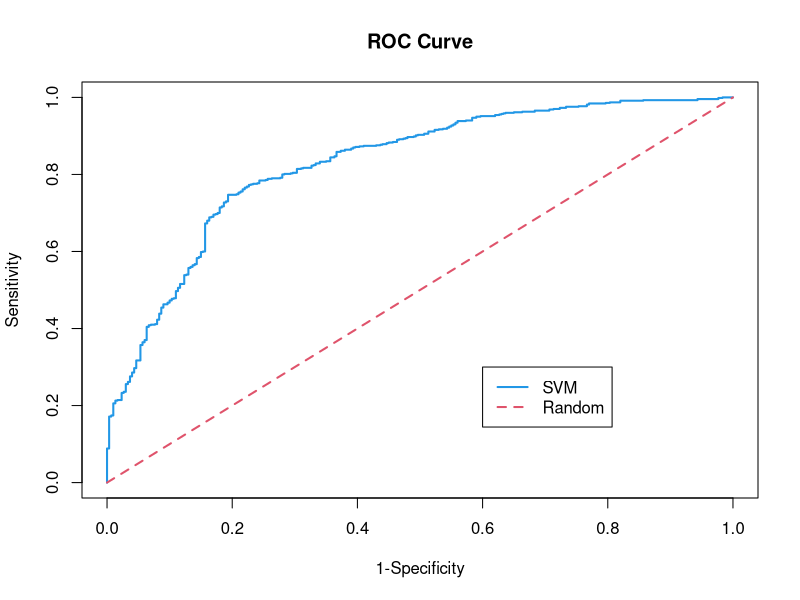
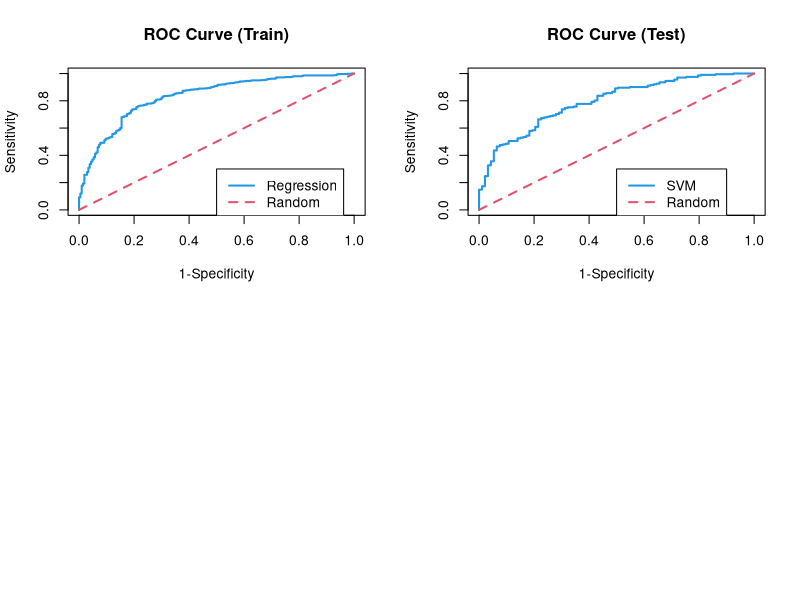

These charts were generated, in order, by the following R code:
#########################################################
#
# Lab: SVM with German Credit Data 
#
#########################################################


## Calling packages

library(e1071) #install.packages("e1071")


## Data reading

german = read.table("germandata.txt",header=T) 
german$y = ifelse(german$y=="good", 1, 0)
german$y = factor(german$y)

sum(is.na(german))

#german = na.omit(german) #can remove the cases with missing values if any


## Model fitting

fit = svm(y ~., data = german, kernel="linear", decision.values=TRUE)
summary(fit)


## Predicting

fit.pred = predict(fit, newdata = german,  decision.values=TRUE)
pred = attributes(fit.pred)$decision.values

cutoff = 0.5
fit.yhat = ifelse(pred <= cutoff, 0, 1)

ctable = table(german$y, fit.yhat,  dnn = c("Actual", "Predicted"))  
ctable


## Evaluating

miss.err = 1-sum(diag(ctable))/sum(ctable) # Misclassification Rate
miss.err

pred.acc = 1 - miss.err #Prediction Accuracy
pred.acc  

diag(ctable)[2]/apply(ctable, 1, sum)[2] # Sensitivity
diag(ctable)[1]/apply(ctable, 1, sum)[1] # Specificity


## ROC and AUC

#install.packages("ROCR")
library(ROCR)

fit.pred = predict(fit, newdata = german,  decision.values=TRUE)
pred = attributes(fit.pred)$decision.values
pred = prediction(pred, german$y)

perf = performance(pred, "tpr","fpr")
plot(perf, col = 4, lwd = 2, xlab = "1-Specificity", ylab = "Sensitivity", main = "ROC Curve") #ROC
lines(x = c(0,1), y = c(0,1), col = 2, lty = 2, lwd = 2)
legend(0.6, 0.3, legend = c("SVM","Random"), col = c(4,2), lty = c(1,2), lwd = 2)

performance(pred, "auc")@y.values #AUC



###########################################
# Computing the test error by paritioning


## Data partitioning

set.seed(123)
V = 2
n =  NROW(german)
id = sample(1:V, n, prob = c(0.7,0.3), replace = T) # Partitioning 7:3
ii = which(id==1)
german.train = german[ ii,]
german.test  = german[-ii,]


## Model fitting

fit = svm(y ~., data = german.train, kernel="linear", decision.values=TRUE)
summary(fit)


## Predicting

fit.pred = predict(fit, newdata = german.test,  decision.values=TRUE)
pred = attributes(fit.pred)$decision.values

cutoff = 0.5
fit.yhat = ifelse(pred <= cutoff, 0, 1)

ctable = table(german.test$y, fit.yhat,  dnn = c("Actual", "Predicted"))  
ctable


## Evaluating

miss.err = 1-sum(diag(ctable))/sum(ctable) # Misclassification Rate
miss.err

pred.acc = 1 - miss.err #Prediction Accuracy
pred.acc  

diag(ctable)[2]/apply(ctable, 1, sum)[2] # Sensitivity
diag(ctable)[1]/apply(ctable, 1, sum)[1] # Specificity


## ROC and AUC

library(ROCR)
par(mfrow = c(2,2))

fit.pred = predict(fit, newdata = german.train,  decision.values=TRUE)
pred = attributes(fit.pred)$decision.values
pred = prediction(pred, german.train$y)

perf = performance(pred, "tpr","fpr")
plot(perf, col = 4, lwd = 2, xlab = "1-Specificity", ylab = "Sensitivity", main = "ROC Curve (Train)") #ROC
lines(x = c(0,1), y = c(0,1), col = 2, lty = 2, lwd = 2)
legend(0.5, 0.3, legend = c("Regression","Random"), col = c(4,2), lty = c(1,2), lwd = 2)

performance(pred, "auc")@y.values #AUC


fit.pred = predict(fit, newdata = german.test,  decision.values=TRUE)
pred = attributes(fit.pred)$decision.values
pred = prediction(pred, german.test$y)

perf = performance(pred, "tpr","fpr")
plot(perf, col = 4, lwd = 2, xlab = "1-Specificity", ylab = "Sensitivity", main = "ROC Curve (Test)") #ROC
lines(x = c(0,1), y = c(0,1), col = 2, lty = 2, lwd = 2)
legend(0.5, 0.3, legend = c("SVM","Random"), col = c(4,2), lty = c(1,2), lwd = 2)

performance(pred, "auc")@y.values #AUC



##########################
# Computing the CV error

cutoff = 0.5

V = 3 #V-fold CV
miss.err.train = 0
miss.err.test = 0

set.seed(1234)
id = sample(1:V, nrow(german), replace = T)

for(i in 1:V) {
  
  print(i)

  ## Data Partitioning 

  german.train = german[id != i,] 
  german.test  = german[id == i,] 
  
  ## Fitting

  fit = svm(y ~., data = german.train, kernel="linear")
  
  ## Predicting and Evaluating
  
  #fit.pred = predict(fit, newdata = german.test,  decision.values=TRUE)
  #pred.test = attributes(fit.pred)$decision.values
  #yhat.test = ifelse(pred.test <= cutoff, 0, 1)
  yhat.test = predict(fit, newdata = german.test) 
  miss.err.test = miss.err.test + mean(german.test$y != yhat.test)
  
}

cv.err.test = miss.err.test/V; cv.err.test # CV test error


#END
